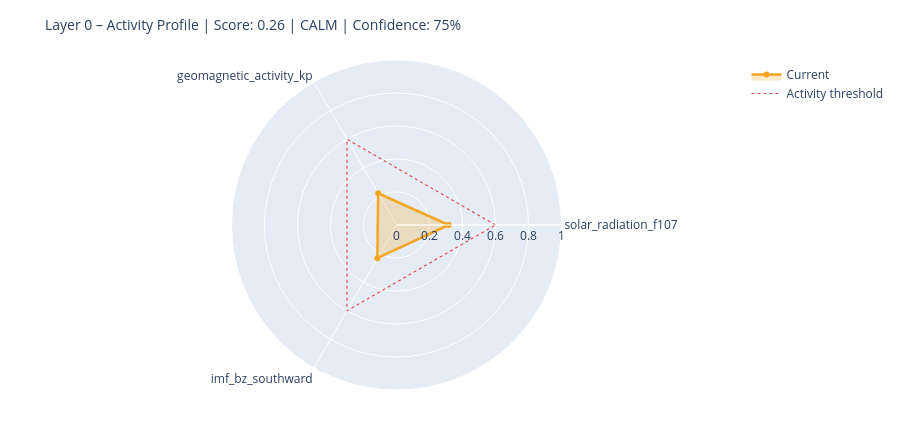

Notebook cell for this chart:
### Markdown cell above
---
## 6. State Assessment & Handoff to Layer 1

### Code cell
# ============================================================
# STEP 1 – Collect raw values with source modes
# Mode: 'primary' | 'fallback_3h' | 'last_valid' | 'missing'
# ============================================================

def safe_last(df, col):
    if df is None or col not in df.columns: return None
    s = df[col].dropna()
    return float(s.iloc[-1]) if not s.empty else None

f107_now = safe_last(df_f107, 'f10.7')
bz_now   = safe_last(df_mag,  'bz_gsm')
kp_now   = safe_last(df_kp,   'kp')
sw_now   = safe_last(df_sw,   'speed')

source_modes = {
    'F10.7':    'primary'  if f107_now is not None else 'missing',
    'Kp':       'primary'  if kp_now   is not None else 'missing',
    'IMF_Bz':   'primary'  if bz_now   is not None else 'missing',
    'SW_speed': 'primary'  if sw_now   is not None else 'missing',
}

# Kp Fallback – 3h endpoint
if kp_now is None:
    try:
        r = requests.get(
            'https://services.swpc.noaa.gov/json/noaa-planetary-k-index.json',
            timeout=10)
        r.raise_for_status()
        fb = pd.DataFrame(r.json())
        tc = next((c for c in fb.columns if 'time' in c.lower()), fb.columns[0])
        kc = next((c for c in fb.columns if 'kp' in c.lower() and c != tc), None)
        if kc:
            fb[kc] = fb[kc].astype(str).str.extract(r'([0-9]+(?:\.[0-9]*)?)')[0]
            fb[kc] = pd.to_numeric(fb[kc], errors='coerce')
            fb = fb[fb[kc] >= 0].dropna(subset=[kc])
            if not fb.empty:
                kp_now = float(fb[kc].iloc[-1])
                source_modes['Kp'] = 'fallback_3h'
                print(f'  Kp fallback (3h): {kp_now:.1f}')
    except Exception as e:
        print(f'  Kp fallback failed: {e}')

# Solar Wind Fallback – last valid value
if sw_now is None and df_sw is not None and 'speed' in df_sw.columns:
    s = df_sw['speed'].dropna()
    if not s.empty:
        sw_now = float(s.iloc[-1])
        source_modes['SW_speed'] = 'last_valid'
        print(f'  SW fallback (last_valid): {sw_now:.0f} km/s')

print()
print('Source modes:', source_modes)

# ============================================================
# STEP 2 – Score from available components only
# ============================================================

def norm(v, lo, hi):
    if v is None: return None
    return max(0.0, min(1.0, (v - lo) / (hi - lo)))

COMPONENTS = {
    'solar_radiation_f107':    (f107_now, norm(f107_now, 60, 250)),
    'geomagnetic_activity_kp': (kp_now,   norm(kp_now,   0,   9)),
    'imf_bz_southward':        (bz_now,   norm(-(bz_now or 0) if bz_now else None, -5, 30)
                                           if bz_now is not None else None),
    'solar_wind_speed':        (sw_now,   norm(sw_now, 300, 800)),
}

available   = {k: v[1] for k, v in COMPONENTS.items() if v[1] is not None}
unavailable = [k for k, v in COMPONENTS.items() if v[1] is None]

layer0_score = round(sum(available.values()) / len(available), 4) if available else None
confidence   = round(len(available) / len(COMPONENTS), 2)

level = ('unknown'  if layer0_score is None
         else 'calm'     if layer0_score < 0.3
         else 'moderate' if layer0_score < 0.6
         else 'active')

# ============================================================
# STEP 3 – Dominant Driver
# ============================================================

def dominant_driver(kp, f107, bz, sw):
    candidates = []
    if kp   is not None and kp   >= 4:   candidates.append(('geomagnetic',    kp / 9))
    if sw   is not None and sw   >= 500:  candidates.append(('solar_wind',     sw / 800))
    if bz   is not None and bz   <= -5:   candidates.append(('imf_southward',  abs(bz) / 30))
    if f107 is not None and f107 >= 150:  candidates.append(('solar_radiation',f107 / 250))
    return max(candidates, key=lambda x: x[1])[0] if candidates else 'none'

driver = dominant_driver(kp_now, f107_now, bz_now, sw_now)

# ============================================================
# STEP 4 – Downstream expectations
# ============================================================

def downstream_expectation(driver, score, kp, bz, f107):
    exp = {
        'magnetosphere':        'calm',
        'ionosphere':           'calm',
        'schumann_resonance':   'unchanged',
        'lithosphere_currents': 'low',
    }
    if driver == 'geomagnetic' or (kp and kp >= 5):
        exp['magnetosphere']        = 'compressed / storm'
        exp['ionosphere']           = 'elevated disturbance (TEC variability)'
        exp['schumann_resonance']   = 'elevated amplitude possible'
        exp['lithosphere_currents'] = 'elevated induction currents'
    elif driver == 'imf_southward' or (bz and bz <= -5):
        exp['magnetosphere']        = 'energy coupling active'
        exp['ionosphere']           = 'elevated electron density possible'
        exp['schumann_resonance']   = 'slight modulation possible'
    elif driver == 'solar_radiation' or (f107 and f107 >= 150):
        exp['ionosphere']           = 'elevated ionization (F-layer)'
        exp['schumann_resonance']   = 'slightly elevated background activity'
    return exp

downstream = downstream_expectation(driver, layer0_score, kp_now, bz_now, f107_now)

# ============================================================
# CONSOLE OUTPUT
# ============================================================

W = 58
print('=' * W)
print('LAYER 0 – STATE ASSESSMENT')
print('=' * W)
for name, (raw_v, score_v) in COMPONENTS.items():
    if score_v is not None:
        bar = '█' * int(score_v * 20) + '░' * (20 - int(score_v * 20))
        print(f'  {name:<35}  {bar}  {score_v:.2f}')
    else:
        print(f'  {name:<35}  {"─" * 20}  n/a')
print('-' * W)
print(f'  Score ({len(available)}/{len(COMPONENTS)} components):  {layer0_score:.3f}')
print(f'  Confidence:         {confidence:.0%}')
print(f'  Level:              {level.upper()}')
print(f'  Dominant Driver:    {driver}')

# Radar chart
cats = list(available.keys())
vals = list(available.values())
if len(cats) >= 3:
    fig = go.Figure()
    fig.add_trace(go.Scatterpolar(
        r=vals + [vals[0]], theta=cats + [cats[0]],
        fill='toself', fillcolor='rgba(242,166,35,0.25)',
        line=dict(color='#F2A623', width=2.5), name='Current'
    ))
    fig.add_trace(go.Scatterpolar(
        r=[0.6] * (len(cats) + 1), theta=cats + [cats[0]],
        line=dict(color='#E24B4A', dash='dot', width=1.2),
        mode='lines', name='Activity threshold'
    ))
    fig.update_layout(
        title=dict(text=f'Layer 0 – Activity Profile | Score: {layer0_score:.2f} | {level.upper()} | Confidence: {confidence:.0%}',
                   font=dict(size=14)),
        polar=dict(radialaxis=dict(visible=True, range=[0, 1])),
        height=430, showlegend=True,
        margin=dict(l=60, r=60, t=60, b=40)
    )
    fig.show()

### Figure 1 — Plotly figure (JSON) as saved in the notebook; plotly's stock layout.template omitted (floating-point values rounded to 4 significant figures)
{"data": [{"fill": "toself", "fillcolor": "rgba(242,166,35,0.25)", "line": {"color": "#F2A623", "width": 2.5}, "name": "Current", "r": [0.3158, 0.2222, 0.232, 0.3158], "theta": ["solar_radiation_f107", "geomagnetic_activity_kp", "imf_bz_southward", "solar_radiation_f107"], "type": "scatterpolar"}, {"line": {"color": "#E24B4A", "dash": "dot", "width": 1.2}, "mode": "lines", "name": "Activity threshold", "r": [0.6, 0.6, 0.6, 0.6], "theta": ["solar_radiation_f107", "geomagnetic_activity_kp", "imf_bz_southward", "solar_radiation_f107"], "type": "scatterpolar"}], "layout": {"height": 430, "margin": {"b": 40, "l": 60, "r": 60, "t": 60}, "polar": {"radialaxis": {"range": [0, 1], "visible": true}}, "showlegend": true, "title": {"font": {"size": 14}, "text": "Layer 0 – Activity Profile | Score: 0.26 | CALM | Confidence: 75%"}}}
